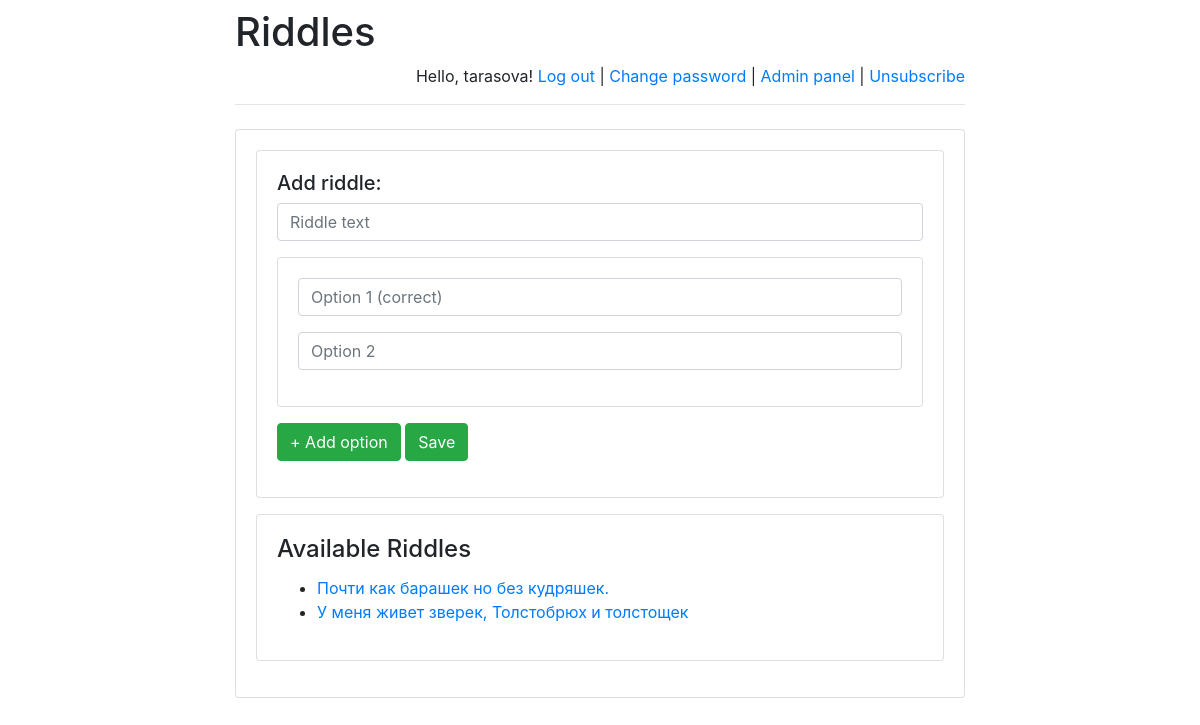
Before: /riddles/admin/ (signed in) with the older database file.
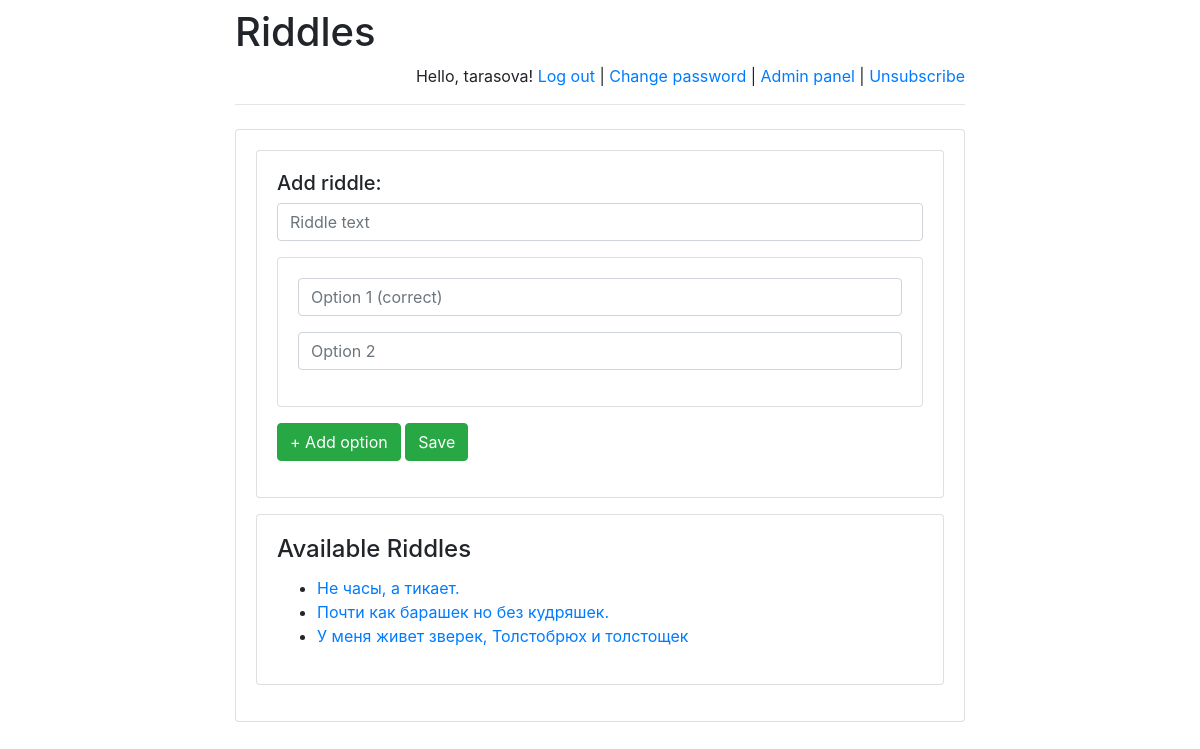
After: the same page with the newer database file.
### riddles/models.py (models this page shows)
class Riddle(models.Model):
    riddle_text = models.CharField(max_length=255)
    pub_date = models.DateTimeField('date published')

### riddles/views.py (the view)
def admin(request):
    message = None
    if "message" in request.GET:
        message = request.GET["message"]
    return render(
        request,
        "admin.html",
        {
            "latest_riddles":
                Riddle.objects.order_by('-pub_date')[:5],
            "message": message,
        }
    )

### riddles/templates/admin.html (shortened to what this page needs)
{% extends 'base.html' %}
{% block main %}
    {% if user.is_staff %}
        <div class="card mb-3">
            <div class="card-body">
                <form action="../post_riddle/" method="post">
                    <h5>Add riddle:</h5>
                    <div class="mb-3">
                        <input class="form-control"
                               placeholder="Riddle text"
                               name="text"
                               required/>
                    </div>
                    <div class="card mb-3">
                        <div class="card-body" id="options_new">
                            <div class="mb-3">
                                <input class="form-control"
                                       placeholder="Option 1 (correct)"
                                       name="option1"
                                       required/>
                            </div>
                            <div class="mb-3">
                                <input class="form-control"
                                       placeholder="Option 2"
                                       name="option2"
                                       required/>
                            </div>
                        </div>
                    </div>
                    <div class="mb-3">
                        <button class="btn btn-success"
                                onclick="addOption('options_new', 0)"
                                type="button">
                            + Add option
                        </button>
                        <button class="btn btn-success">
                            Save
                        </button>
                    </div>
                </form>
            </div>
        </div>
        <div class="card mb-3">
            <div class="card-body">
                <h4 class="card-title">Available Riddles</h4>
                {% if latest_riddles %}
                    <ul>
                        {% for riddle in latest_riddles %}
                            <li>
                                <a href="/riddles/{{ riddle.id }}/">
                                    {{ riddle.riddle_text }}
                                </a>
                            </li>
                        {% endfor %}
                    </ul>
                {% else %}
                    <p>No riddles are available right now.</p>
                {% endif %}
            </div>
        </div>
    {% else %}
        <h4>Access denied.</h4>
    {% endif %}
{% endblock %}

Changed rows visible on the page:
added Riddle: riddle_text "Не часы, а тикает."
